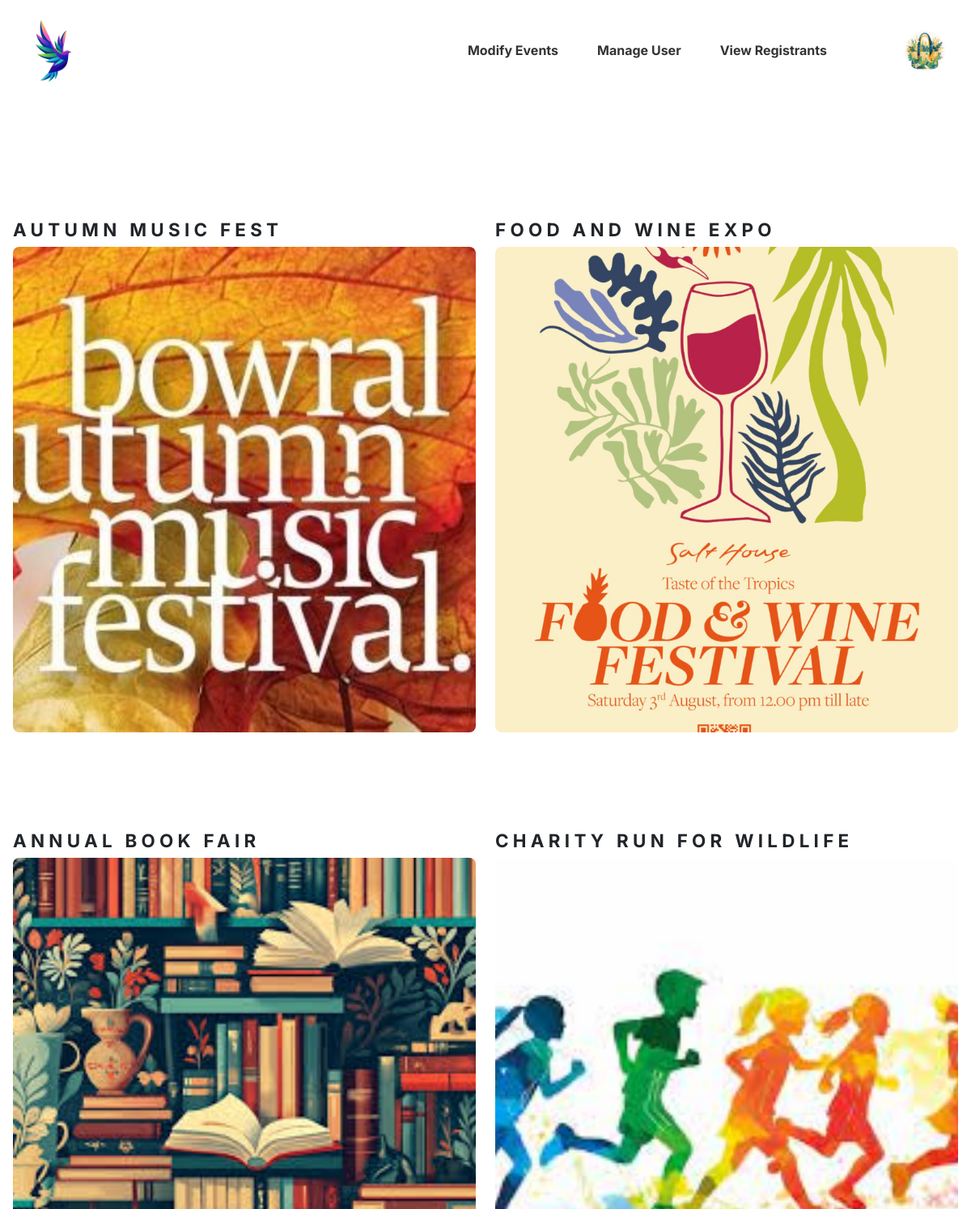
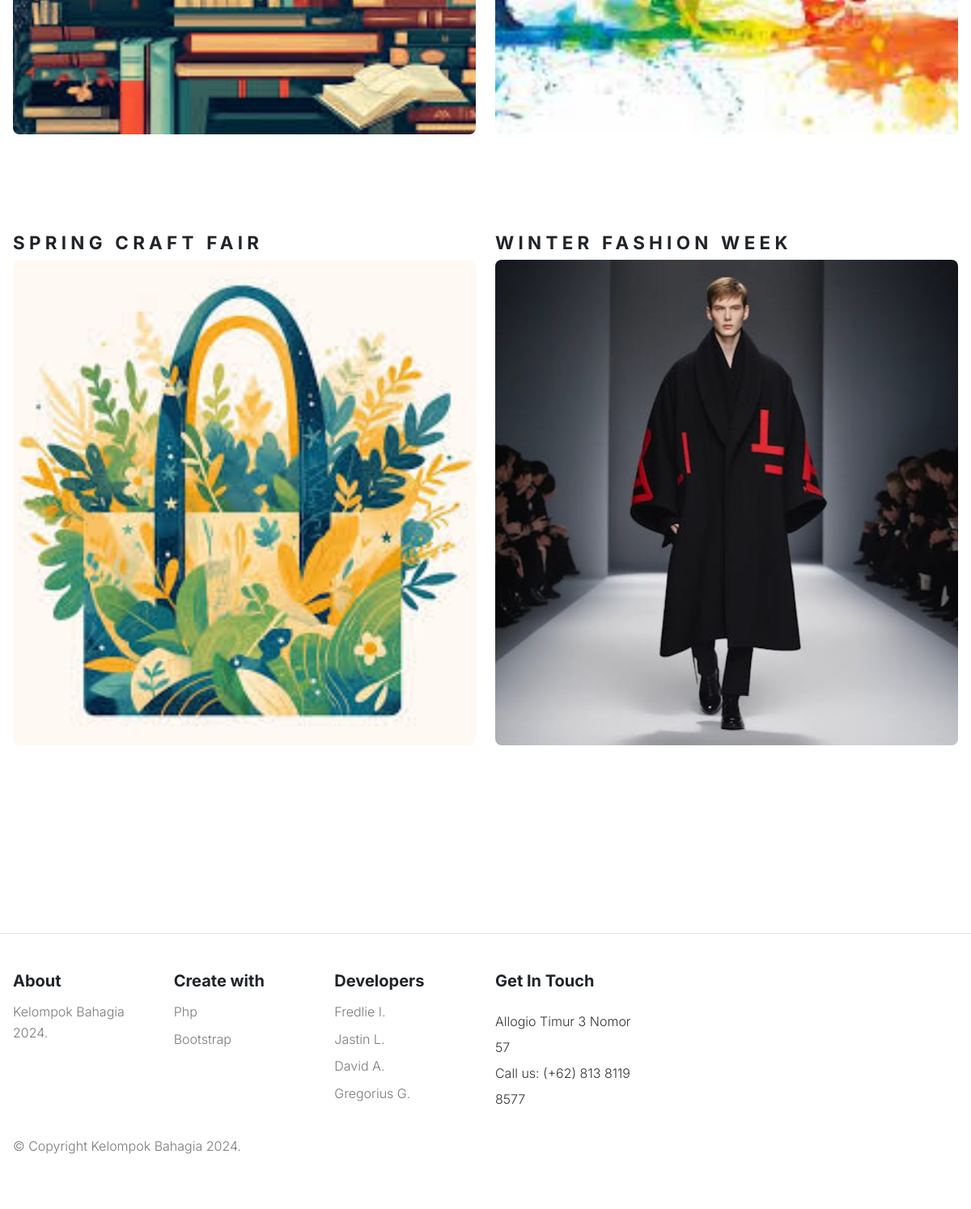
/availEvent.php (signed in), run on the app's committed database (2 pictures, top to bottom).
### tables this page shows
CREATE TABLE `events` (
  `id_events` int(11) NOT NULL,
  `event_name` varchar(255) NOT NULL,
  `date_time` date NOT NULL,
  `max_capacity` int(11) NOT NULL,
  `location` varchar(225) NOT NULL,
  `description` text NOT NULL,
  `photo` varchar(225) NOT NULL,
  `created_at` timestamp NOT NULL DEFAULT current_timestamp(),
  `status` varchar(30) DEFAULT NULL
);

### openevent.php (the view, shortened to what this page needs)
<?php
require "connect.php";
$sql = "SELECT * FROM events WHERE status = 'open'";
$result = $conn->query($sql);
if ($result->num_rows > 0) {
    while ($row = $result->fetch_assoc()) {
        echo '<div class="col mb-4 mb-3" style="max-width: 600px;">';
        echo '  <div class="product-card position-relative" style="margin-bottom: 80px;">';
        echo '    <div class="card-detail d-flex justify-content-between align-items-center mt-3">';
        echo '      <h2 class="section-title text-uppercase">' . $row['event_name'] . '</h2>';
        echo '    </div>';
        echo '    <div class="card-img align-items-center">';
        echo '      <img src="' . $row['photo'] . '" alt="' . $row['event_name'] . '"
                        class="product-image img-fluid rounded-3 w-100"
                        style="height: 600px; object-fit: cover;">';
        echo '    </div>';
        echo '  </div>';
        echo '</div>';
    }
} else {
    echo '<p>No events found.</p>';
}
?>

### style.css (style rules this page uses)
body { --heading-font: "Inter", Roboto, sans-serif; --heading-font-weight: 400; --heading-color: var(--bs-dark); --heading-line-height: 1.24; --swiper-theme-color: var(--bs-primary); --swiper-pagination-bottom: 0; --custom-easing: cubic-bezier(.17,.67,.83,.67); --bs-body-font-family: "Inter", Roboto, sans-serif; --bs-body-font-size: 1rem; --bs-body-font-weight: 400; --bs-body-line-height: 1.7; --bs-body-color: #8f8f8f; --bs-body-color-rgb: 143, 143, 143; --bs-primary: #ce071e; --bs-primary-dark: #8d0414; --bs-secondary: #6c757d; --bs-black: #111; --bs-light: #F1F1F0; --bs-dark: #212529; --bs-gray: #9aa1a7; --bs-gray-dark: #51565b; --bs-primary-rgb: 206, 7, 30; --bs-secondary-rgb: 108, 117, 125; --bs-black-rgb: 17, 17, 17; --bs-light-rgb: 241, 241, 240; --bs-dark-rgb: 33, 37, 41; --bs-link-color: var(--bs-dark); --bs-link-color-rgb: 17, 17, 17; --bs-link-decoration: underline; --bs-link-hover-color: var(--bs-primary); --bs-link-hover-color-rgb: 17, 17, 17; }
h1, .h1, h2, .h2, h3, .h3, h4, .h4, h5, .h5, h6, .h6 { font-family: var(--heading-font); font-weight: var(--heading-font-weight); color: var(--heading-color); line-height: var(--heading-line-height); }
:root { --accent-color: #333; --black-color: #000; --dark-color: #111; --gray-color-100: #F1F1F1; --gray-color-200: #E1E1E1; --gray-color-300: #D1D1D1; --gray-color-400: #ced4da; --gray-color-500: #adb5bd; --dark-gray-color: #7A7A7A; --bs-light-rgb: rgba(255, 255, 255, 1); --light-color: #fff; --swiper-theme-color: #111 !important; }
:root { --body-font: "Inter", sans-serif; --heading-font: "Inter", sans-serif; --extra-font: "Playfair Display", sans-serif; --subheading-font: "Petit Formal Script", sans-serif; }
*, *::before, *::after { -webkit-box-sizing: border-box; -moz-box-sizing: border-box; box-sizing: border-box; }
html { box-sizing: border-box; }
body { font-family: var(--body-font); font-weight: 300; line-height: 1.6; color: var(--accent-color); margin: 0; }
h1, h2, h3, h4, h5 { font-family: var(--heading-font); font-weight: 700; line-height: 1; }
h2 { font-size: 2.8em; }
.section-title { font-size: 1.4rem; font-style: normal; font-weight: 700; line-height: normal; letter-spacing: 0.33rem; text-transform: uppercase; }

### data on the page
events: event_name "AUTUMN MUSIC FEST", photo (picture)
events: event_name "FOOD AND WINE EXPO", photo (picture)
events: event_name "ANNUAL BOOK FAIR", photo (picture)
events: event_name "CHARITY RUN FOR WILDLIFE", photo (picture)
events: event_name "SPRING CRAFT FAIR", photo (picture)
events: event_name "WINTER FASHION WEEK", photo (picture)
